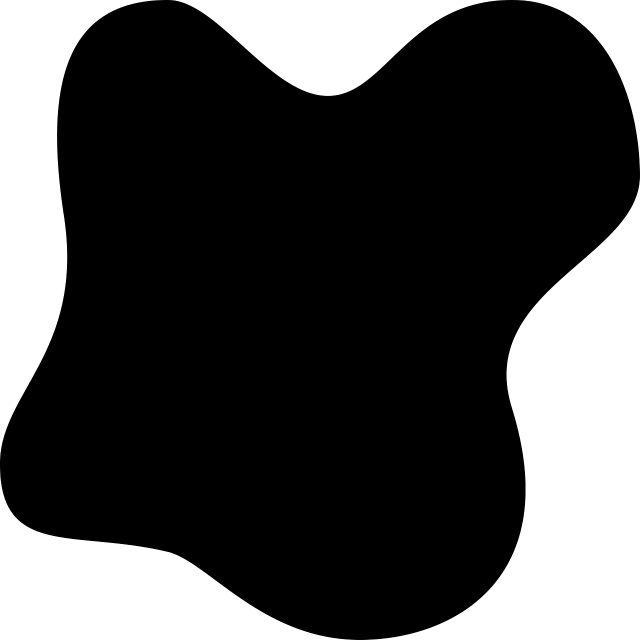
#> input picture inputs/view0.png, 1280 x 1280 px (shown at 1/2 size)
$ python -i image_io.py   (imports and definitions only)
#> lines starting #> are read from the running program, lines starting #| are printed output that depends on the picture; after the words box and inside, x2 and y2 are one past the last pixel; in counts of white or black regions, pixels touching at a corner belong together
from PIL import Image
import numpy as np
import os

def load_binary_image(path: str, size=(128, 128), threshold=128, invert=False) -> np.ndarray:
    """
    Function which loads an image and converts it to a binary silhouette mask used as the reference silhouettes
    represented as a numpy matrix
    """
#> called with path = '../inputs/view0.png', size = (128, 128), threshold = 128, invert = False

    # load and resize the image to the world size
    img = Image.open(path).convert("RGBA").resize(size)
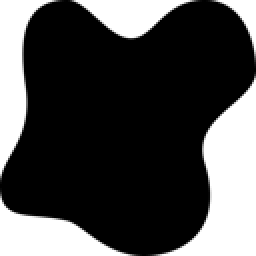
#> img: PIL image 128x128 RGBA (shown 2 times larger); mean R, G, B, A 0, 0, 0, 180.7; transparent parts drawn white

    # remove possible transparent backgrounds
    white = Image.new("RGBA", img.size, (255, 255, 255, 255))
#> white: PIL image 128x128 RGBA; every value is 255
    img = Image.alpha_composite(white, img).convert("L")
#> img: PIL image 128x128 L

    # convert the image into numpy array
    arr = np.array(img)

    # dark pixels = True, light pizels = False
    mask = arr < threshold
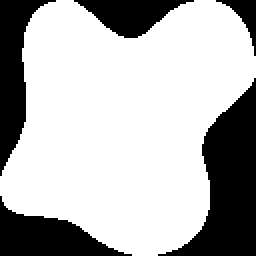
#> mask: shape (128, 128) bool (shown 2 times larger); 70.9% white; 5 black regions, box (x1, y1, x2, y2) and area: (79, 39, 128, 128) 2010, (0, 0, 28, 88) 1013, (0, 98, 66, 128) 956, (37, 0, 97, 19) 613, (108, 0, 128, 28) 175
    if invert:
        mask = ~mask

    # return the boolean matrix
    return mask.astype(bool)

def save_mask(mask, path):
    """
    Function to convert a boolean matrix back into an image. Used for debugging and testing.
    """
    os.makedirs(os.path.dirname(path), exist_ok=True)
    img = Image.fromarray((mask.astype(np.uint8) * 255))
    img.save(path)

>>> result = load_binary_image('../inputs/view0.png')

$ run again, on inputs/view4.png
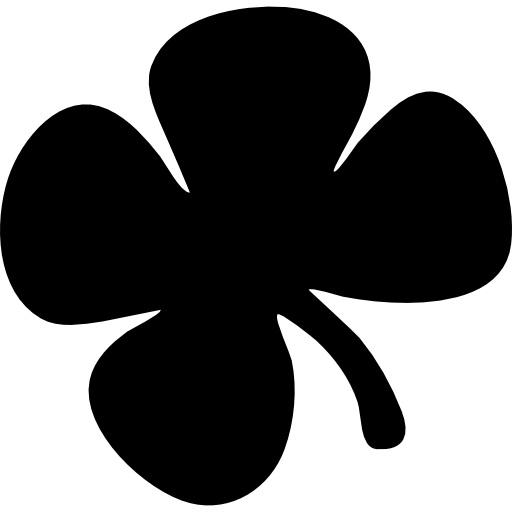
#> input picture inputs/view4.png, 512 x 512 px
#> in load_binary_image, `img = Image.open(path).convert("RGBA").resize(size)`:
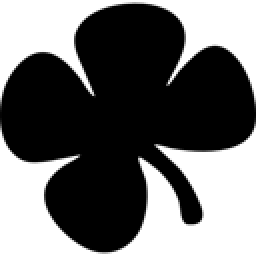
#> img: PIL image 128x128 RGBA (shown 2 times larger); mean R, G, B, A 0, 0, 0, 148.3; transparent parts drawn white
#> white: PIL image 128x128 RGBA; every value is 255
#> in load_binary_image, `mask = arr < threshold`:
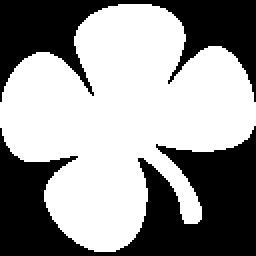
#> mask: shape (128, 128) bool (shown 2 times larger); 58.2% white; 2 black regions, box (x1, y1, x2, y2) and area: (0, 63, 128, 128) 4242, (0, 0, 128, 51) 2608

$ run again, on inputs/view8.png
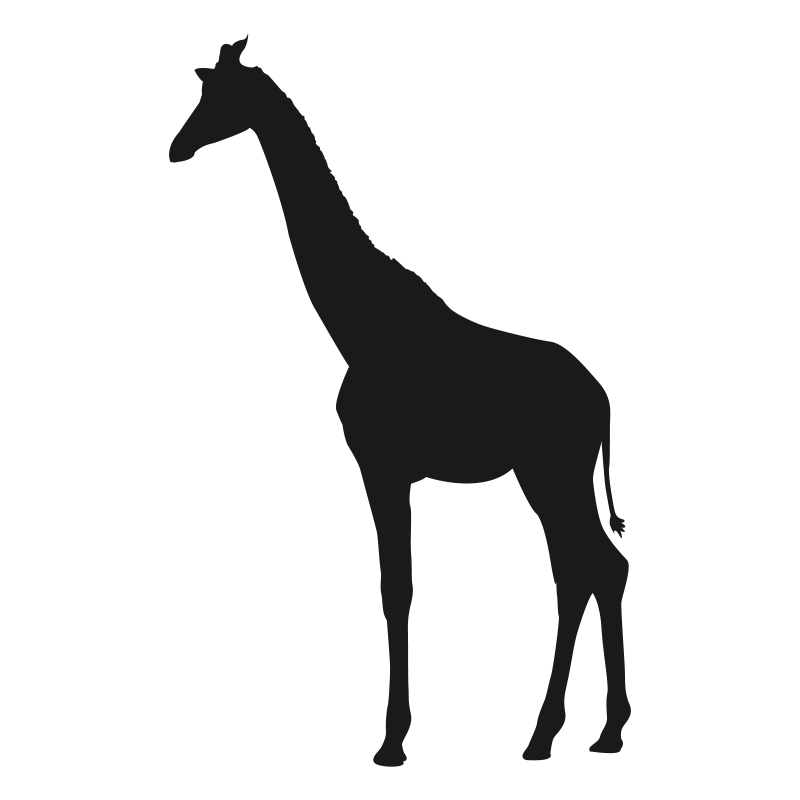
#> input picture inputs/view8.png, 2400 x 2400 px (shown at 1/3 size)
#> in load_binary_image, `img = Image.open(path).convert("RGBA").resize(size)`:
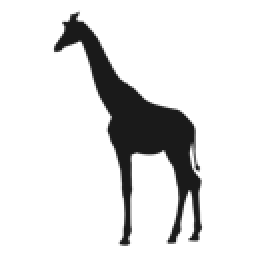
#> img: PIL image 128x128 RGBA (shown 2 times larger); mean R, G, B, A 4, 4, 4, 34.2; transparent parts drawn white
#> white: PIL image 128x128 RGBA; every value is 255
#> in load_binary_image, `mask = arr < threshold`:
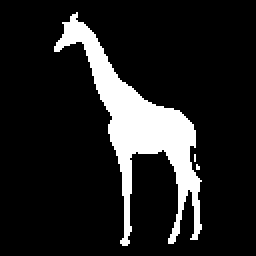
#> mask: shape (128, 128) bool (shown 2 times larger); 13.3% white; 3 white regions (2 under 20 px), largest, box (x1, y1, x2, y2) and area: (27, 6, 101, 123) 2165
